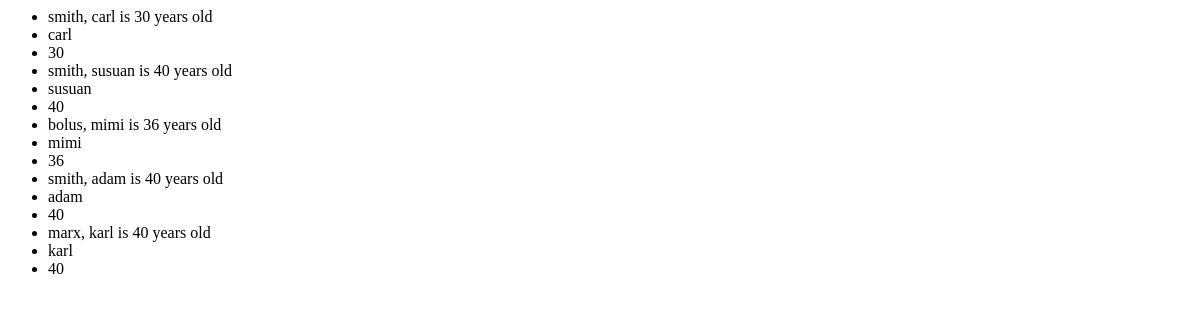
Before: /office/ with the older database file.
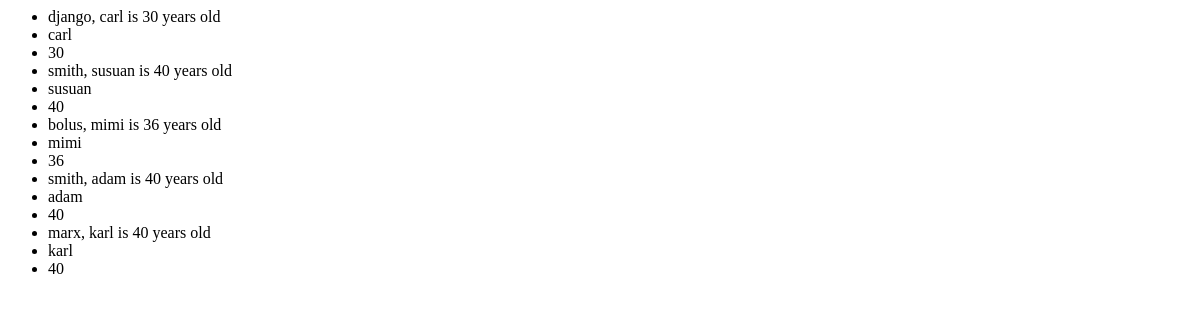
After: the same page with the newer database file.
### office/models.py (models this page shows)
class Patient(models.Model):
    first_name = models.CharField(max_length=30)
    last_name = models.CharField(max_length=30)
    age = models.IntegerField(validators=[MinValueValidator(0),MaxValueValidator(120)])
    heartrate = models.IntegerField(default=60,validators=[MinValueValidator(1),MaxValueValidator(300)])
    def __str__(self):
        return f"{self.last_name}, {self.first_name} is {self.age} years old"

### office/views.py (the view)
# urls.py: path('', views.list_patients, name='list_patients')
def list_patients(request):
    all_patients = models.Patient.objects.all()
    context = {'patients':all_patients}
    return render(request,'office/list.html',context=context)

### office/templates/office/list.html (shortened to what this page needs)
<html lang="en">
  <head>
  </head>
  <body>
    <ul>
      {% for patient in patients %}
      <li>{{patient}}</li>
      <li>{{patient.first_name}}</li>
      <li>{{patient.age}}</li>
      {% endfor %}
    </ul>
  </body>
</html>

Changed rows visible on the page:
changed Patient "carl": last_name+first_name+age "smith, carl is 30 years old" → "django, carl is 30 years old"
